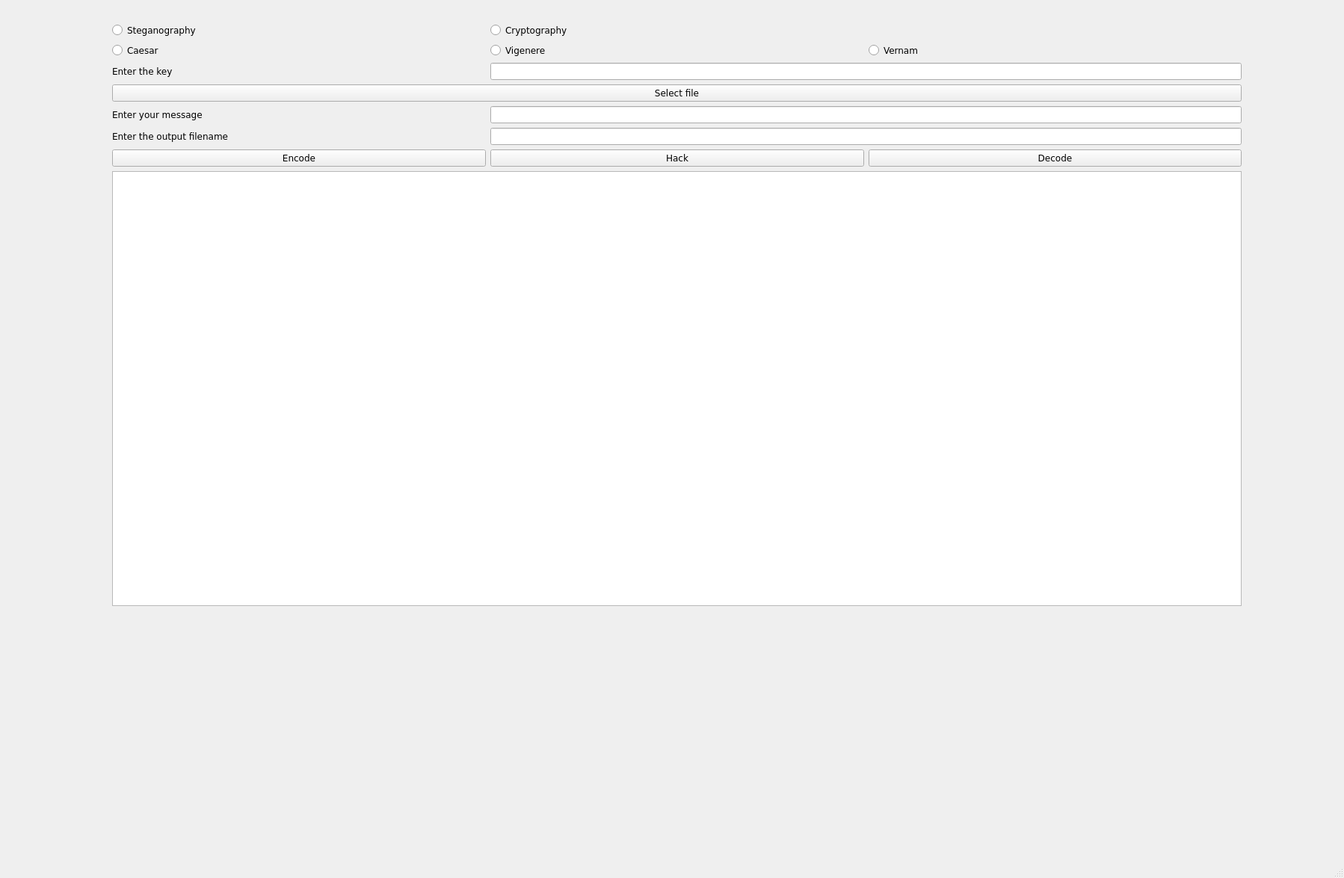
<?xml version="1.0" encoding="UTF-8"?>
<ui version="4.0">
 <class>MainWindow</class>
 <widget class="QMainWindow" name="MainWindow">
  <property name="geometry">
   <rect>
    <x>0</x>
    <y>0</y>
    <width>1798</width>
    <height>1175</height>
   </rect>
  </property>
  <property name="font">
   <font>
    <family>DejaVu Sans</family>
   </font>
  </property>
  <property name="windowTitle">
   <string>MainWindow</string>
  </property>
  <widget class="QWidget" name="centralwidget">
   <widget class="QWidget" name="gridLayoutWidget">
    <property name="geometry">
     <rect>
      <x>150</x>
      <y>30</y>
      <width>1511</width>
      <height>781</height>
     </rect>
    </property>
    <layout class="QGridLayout" name="gridLayout">
     <item row="4" column="1" colspan="2">
      <widget class="QLineEdit" name="messageEdit"/>
     </item>
     <item row="6" column="2">
      <widget class="QPushButton" name="DecodeButton">
       <property name="styleSheet">
        <string notr="true"/>
       </property>
       <property name="text">
        <string>Decode</string>
       </property>
      </widget>
     </item>
     <item row="2" column="1" colspan="2">
      <widget class="QLineEdit" name="keyEdit"/>
     </item>
     <item row="1" column="1">
      <widget class="QRadioButton" name="radioVigenere">
       <property name="minimumSize">
        <size>
         <width>500</width>
         <height>0</height>
        </size>
       </property>
       <property name="text">
        <string>Vigenere</string>
       </property>
      </widget>
     </item>
     <item row="0" column="1">
      <widget class="QRadioButton" name="radioCrypto">
       <property name="minimumSize">
        <size>
         <width>0</width>
         <height>0</height>
        </size>
       </property>
       <property name="text">
        <string>Cryptography</string>
       </property>
      </widget>
     </item>
     <item row="1" column="0">
      <widget class="QRadioButton" name="radioCaesar">
       <property name="minimumSize">
        <size>
         <width>0</width>
         <height>0</height>
        </size>
       </property>
       <property name="maximumSize">
        <size>
         <width>500</width>
         <height>16777215</height>
        </size>
       </property>
       <property name="text">
        <string>Caesar</string>
       </property>
      </widget>
     </item>
     <item row="0" column="0">
      <widget class="QRadioButton" name="radioStega">
       <property name="text">
        <string>Steganography</string>
       </property>
      </widget>
     </item>
     <item row="3" column="0" colspan="3">
      <widget class="QPushButton" name="SelectFileButton">
       <property name="mouseTracking">
        <bool>true</bool>
       </property>
       <property name="styleSheet">
        <string notr="true"/>
       </property>
       <property name="text">
        <string>Select file</string>
       </property>
      </widget>
     </item>
     <item row="2" column="0">
      <widget class="QLabel" name="keyLabel">
       <property name="text">
        <string>Enter the key</string>
       </property>
      </widget>
     </item>
     <item row="5" column="0">
      <widget class="QLabel" name="label">
       <property name="text">
        <string>Enter the output filename</string>
       </property>
      </widget>
     </item>
     <item row="4" column="0">
      <widget class="QLabel" name="messageLabel">
       <property name="text">
        <string>Enter your message</string>
       </property>
      </widget>
     </item>
     <item row="1" column="2">
      <widget class="QRadioButton" name="radioVernam">
       <property name="minimumSize">
        <size>
         <width>0</width>
         <height>0</height>
        </size>
       </property>
       <property name="text">
        <string>Vernam</string>
       </property>
      </widget>
     </item>
     <item row="6" column="0">
      <widget class="QPushButton" name="EncodeButton">
       <property name="mouseTracking">
        <bool>true</bool>
       </property>
       <property name="styleSheet">
        <string notr="true"/>
       </property>
       <property name="text">
        <string>Encode</string>
       </property>
      </widget>
     </item>
     <item row="5" column="1" colspan="2">
      <widget class="QLineEdit" name="filenameEdit"/>
     </item>
     <item row="7" column="0" colspan="3">
      <widget class="QTextBrowser" name="Output"/>
     </item>
     <item row="6" column="1">
      <widget class="QPushButton" name="hackButton">
       <property name="text">
        <string>Hack</string>
       </property>
      </widget>
     </item>
    </layout>
   </widget>
  </widget>
  <widget class="QMenuBar" name="menubar">
   <property name="geometry">
    <rect>
     <x>0</x>
     <y>0</y>
     <width>1798</width>
     <height>33</height>
    </rect>
   </property>
  </widget>
  <widget class="QStatusBar" name="statusbar"/>
 </widget>
 <resources/>
 <connections/>
</ui>
